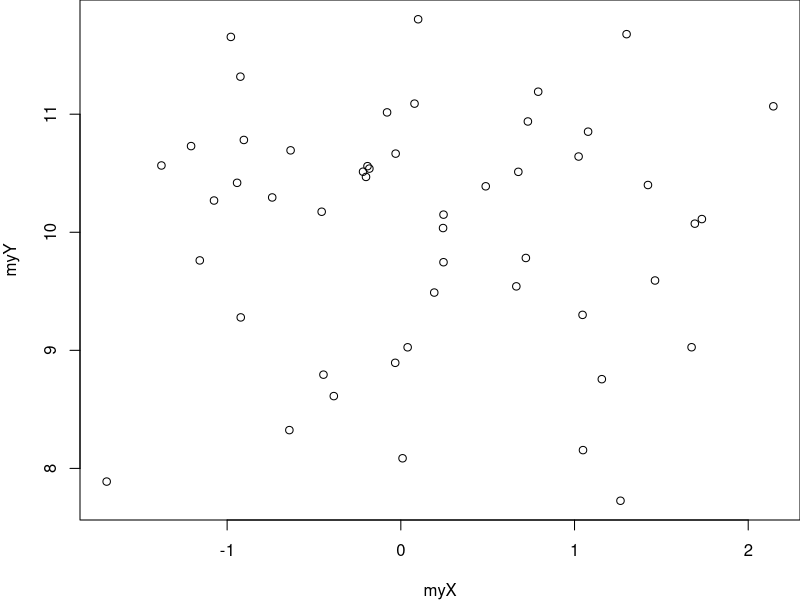
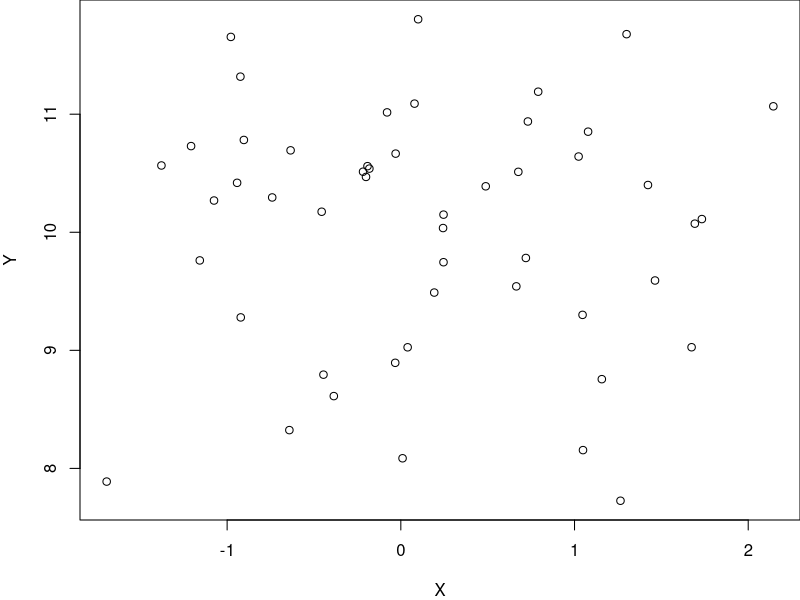
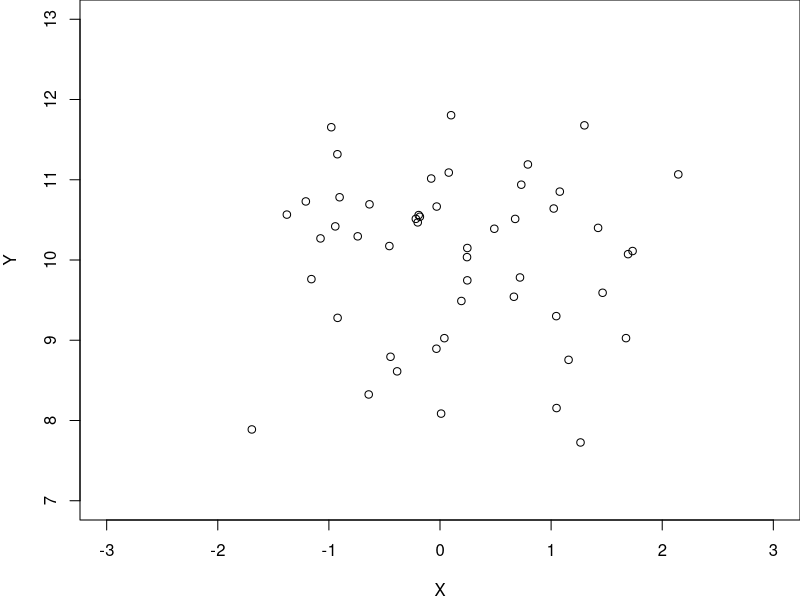
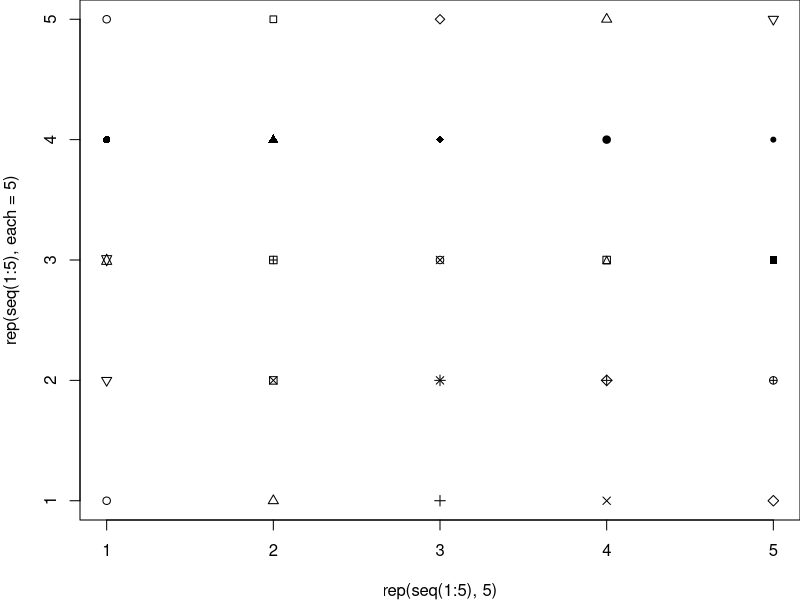
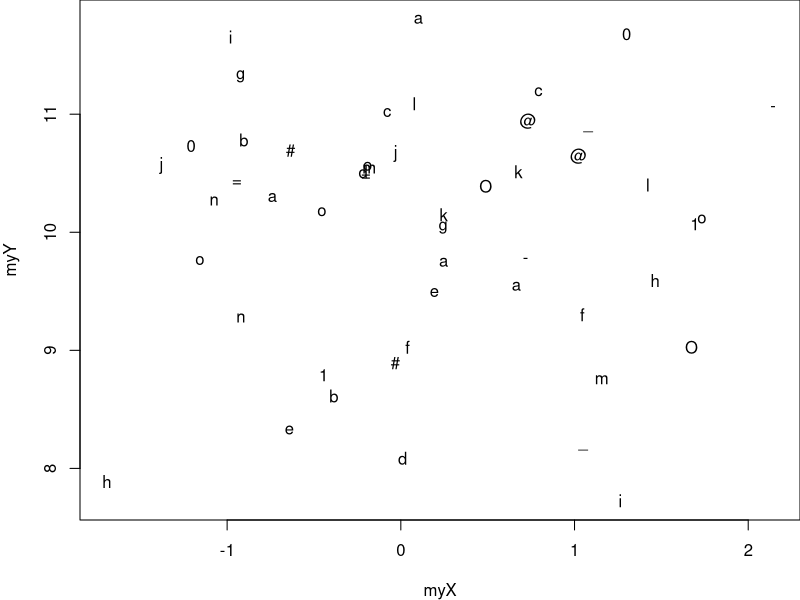
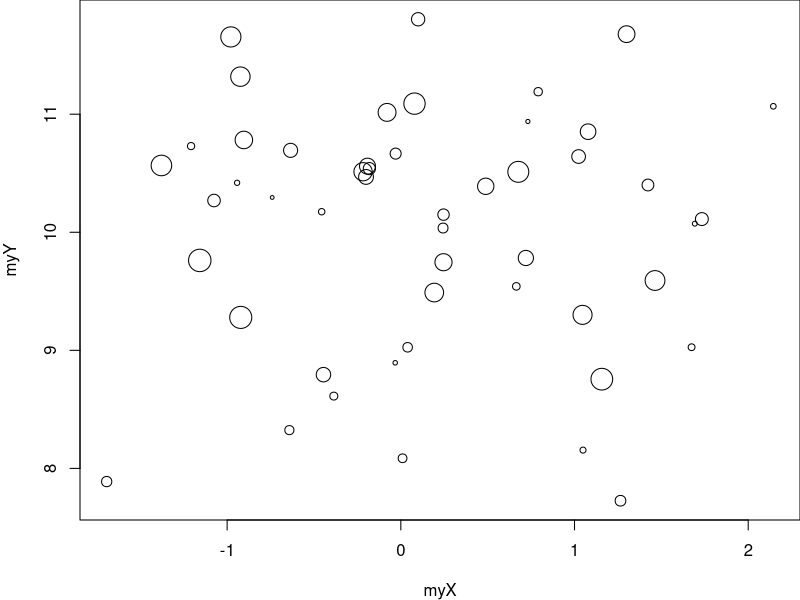
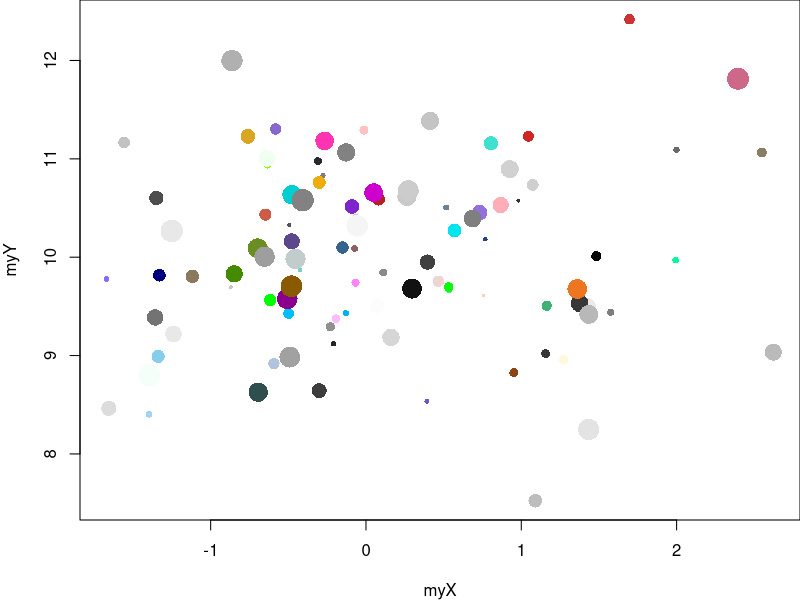
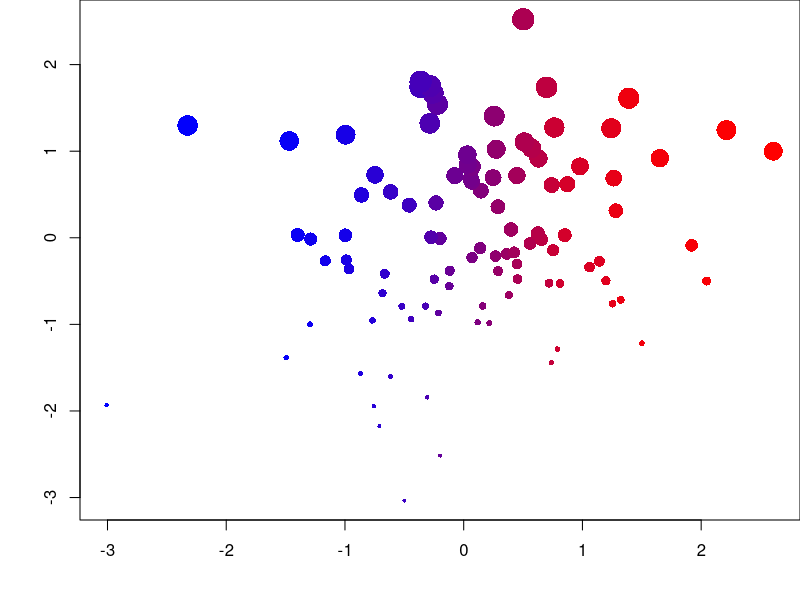

The R source for these figures, in order:
## ---- chunk 1
op <- par(no.readonly = TRUE)
## ---- chunk 2
# tirage aléatoire de 50 valeurs dans une loi Normale
myX <- rnorm(50, mean = 0, sd = 1) 
myY <- rnorm(50, mean = 10, sd = 1)
par(mar = c(4, 4, 0, 0)) # réduction des marges
plot(x = myX, y = myY)
## ---- chunk 3
par(mar = c(4, 4, 0, 0)) # réduction des marges
plot(x = myX, y = myY, 
  xlab = "X", ylab = "Y")
## ---- chunk 4
par(mar = c(4, 4, 0, 0)) # réduction des marges
plot(x = myX, y = myY, 
  xlab = "X", ylab = "Y", 
  xlim = c(-3, 3), ylim = c(7, 13))
## ---- chunk 5
par(mar = c(4, 4, 0, 0)) # réduction des marges
plot(x = rep(seq(1:5), 5), y = rep(seq(1:5), each = 5),
  pch = 1:25)
plot(x = myX, y = myY, 
  pch = c(
    "a", "@", "#", "1", "=", "-", "_", "o", "O", "0", 
    letters[1:15]))
## ---- chunk 6
par(mar = c(4, 4, 0, 0)) # réduction des marges
plot(x = myX, y = myY, 
  cex = seq(from = 0.5, to = 3, length.out = 50))
## ---- chunk 7
myX <- rnorm(100, mean = 0, sd = 1)
myY <- rnorm(100, mean = 10, sd = 1)
par(mar = c(4, 4, 0, 0)) # réduction des marges
plot(x = myX, y = myY, 
  cex = seq(from = 0.5, to = 3, length.out = 100),
  pch = 16,
  col = sample(colors(), 100))
## ---- chunk 8
myX <- rnorm(100)
myY <- rnorm(100)
dfGraph <- data.frame(myX, myY)
dfGraph <- dfGraph[order(dfGraph$myX),]
dfGraph$myCol <- colorRampPalette(c("blue", "red"))(100)
dfGraph <- dfGraph[order(dfGraph$myY),]
dfGraph$myCex <- seq(from = 0.5, to = 3, length.out = 100)
par(mar = c(4, 4, 0, 0)) # réduction des marges
plot(x = dfGraph$myX, y = dfGraph$myY, 
  cex = dfGraph$myCex, pch = 16, col = dfGraph$myCol, 
  xlab = "", ylab = "")
## ---- chunk 9
myX <- 1:20
myY <- rnorm(20, mean = 10, sd = 1)
par(mar = c(4, 4, 0, 0)) # réduction des marges
plot(x = myX, y = myY, 
  type = 'b') # 'p', 'l', 'b', 'c', 'o', 'h', 's', 'S', 'n'
## ---- chunk 10
par(mfrow = c(1, 2), mar = c(4, 4, 0, 0))
plot(x = myX, y = myY, 
  type = 'b', pch = 16, cex = 3) 
grid(lwd = 3, lty = 1)
plot(x = myX, y = myY, 
  type = 'b', pch = 16, cex = 3, 
  panel.first = grid(lwd = 3, lty = 1)) 
par(mfrow = c(1, 1))
## ---- chunk 11
op <- par(no.readonly = TRUE)
par(mfrow = c(2, 2), mar = c(2, 2, 1, 1))
graph4 <- lapply(1:4, function(i){
  plot(x = rnorm(100), 
    y = rnorm(100), 
    col = i, pch = 16)
})
par(op)
## ---- chunk 12
myX <- rnorm(100)
myY <- rnorm(100)
par(mar = c(4, 4, 0, 0)) 
plot(x = myX, y = myY, 
  xlim = c(-4, 4), ylim = c(-4, 4),   
  pch = 16, cex = 1.5, 
  col = sample(colors(), size = 100),
  panel.first = {
    grid()
    abline(v = c(min(myX), max(myX)), lty = 2)
    abline(h = c(min(myY), max(myY)), lty = 2)
    abline(v = mean(myX), lty = 1)
    abline(h = mean(myY), lty = 1)
})
## ---- chunk 13
op <- par(no.readonly = TRUE)
par(mfrow = c(2, 2), mar = c(2, 2, 1, 1))
myX <- list(
  rnorm(1000),
  rgamma(1000, shape = 1),
  sample(1:100, size = 1000, replace = TRUE),
  rbeta(1000, shape1 = 1, shape2 = 2)
)
myTitle <- c("Normal", "Gamma", "Uniform", "Beta")
tr <- lapply(1:4, function(i){
  hist(myX[[i]], 
    col = heat.colors(15), 
    main = myTitle[i]
  )
})
par(op)
## ---- chunk 14
myX <- c(4, 5, 8)
par(mar = c(3, 3, 1, 1)) 
barplot(myX, names.arg = c("A", "B", "C"))
## ---- chunk 15
op <- par(no.readonly = TRUE)
par(mfrow = c(1, 2), mar = c(2, 2, 1, 1))
myX <- matrix(c(4, 5, 8, 4, 6, 2), nrow = 2)
barplot(myX, names.arg = c("A", "B", "C"))
myX <- matrix(c(4, 5, 8, 4, 6, 2, 3, 4, 5), nrow = 3)
barplot(myX, names.arg = c("A", "B", "C"))
par(op)
## ---- chunk 16
n <- 50
myX <- rnorm(n)
myY <- rnorm(n)
myCol <- c(2, sample(c(4, 2), size = (n - 1), replace = TRUE))
myColors <- colorRampPalette(c("blue", "red"))(100)
myYCut <- cut(myY, breaks = -4:4)
myXCut <- cut(myX, breaks = -4:4)
myYCutCol <- table(myCol, myYCut)
myXCutCol <- table(myCol, myXCut)
xCol <- round(
  myXCutCol[1,] / (myXCutCol[1,] + myXCutCol[2,]) * 100
)
xCol[is.na(xCol) | xCol == 0] <- 1
yCol <- round(
  myYCutCol[1,] / (myYCutCol[1,] + myYCutCol[2,]) * 100
)
yCol[is.na(yCol) | yCol == 0] <- 1
op <- par(no.readonly = TRUE)
par(mar = c(2, 3, 1, 1))
layout(matrix(c(1, 1, 0, 
                2, 2, 3, 
                2, 2, 3), ncol = 3, byrow = TRUE))
barplot(table(myXCut), las = 1, col = myColors[xCol])
plot(x = myX, y = myY, col = myCol, pch = 16, 
  xlim = c(-4, 4), ylim = c(-4, 4), cex = 1.5, 
  panel.first = grid())
barplot(
  table(myYCut), 
  las = 1, 
  horiz = TRUE, 
  col = myColors[yCol])
par(op)
## ---- chunk 17
graphBarplotCol <- function(n){
  myX <- rnorm(n)
  myY <- rnorm(n)
  myCol <- c(2, sample(c(4, 2), size = (n - 1), replace = TRUE))
  myColors <- colorRampPalette(c("blue", "red"))(100)
  myYCut <- cut(myY, breaks = -4:4)
  myXCut <- cut(myX, breaks = -4:4)
  myYCutCol <- table(myCol, myYCut)
  myXCutCol <- table(myCol, myXCut)
  xCol <- round(
    myXCutCol[1,] / (myXCutCol[1,] + myXCutCol[2,]) * 100
  )
  xCol[is.na(xCol) | xCol == 0] <- 1
  yCol <- round(
    myYCutCol[1,] / (myYCutCol[1,] + myYCutCol[2,]) * 100
  )
  yCol[is.na(yCol) | yCol == 0] <- 1
  op <- par(no.readonly = TRUE)
  par(mar = c(2, 3, 1, 1))
  layout(matrix(c(1, 1, 0, 
                  2, 2, 3, 
                  2, 2, 3), ncol = 3, byrow = TRUE))
  barplot(table(myXCut), las = 1, col = myColors[xCol])
  plot(x = myX, y = myY, col = myCol, pch = 16, 
    xlim = c(-4, 4), ylim = c(-4, 4), cex = 1.5, 
    panel.first = grid())
  barplot(
    table(myYCut), 
    las = 1, 
    horiz = TRUE, 
    col = myColors[yCol])
  par(op)
}
graphBarplotCol(n = 1000)
## ---- chunk 18
par(mar = c(3, 1, 1, 1)) # réduction des marges
barplot(rnorm(20), horiz = TRUE, col = rainbow(20))
## ---- chunk 19
gender <- data.frame(
  m = cut(sample(1:75, 1000, replace = TRUE), 
    breaks = seq(from = 0, to = 80, by = 10)), 
  f = cut(sample(1:75, 1000, replace = TRUE), 
    breaks = seq(from = 0, to = 80, by = 10))
)
op <- par(no.readonly = TRUE)
par(mfrow = c(1, 2), mar = c(2, 1, 2, 1))
barplot(-table(gender$f), horiz = TRUE, col = "salmon")
barplot(table(gender$m), horiz = TRUE, col = "lightblue")
par(op)
## ---- chunk 20
df <- data.frame(
  box1 = rnorm(1000), 
  box2 = rgamma(1000, shape = 1), 
  box3 = sample(-3:3, size = 1000, replace = TRUE),
  box4 = rbeta(1000, shape1 = 1, shape2 = 2)
)
par(mar = c(4, 4, 0, 0)) # réduction des marges
boxplot(df, col = c(rgb(0, 94, 255, maxColorValue = 255),  
  rgb(255, 0, 174, maxColorValue = 255),  
  rgb(255, 136, 0, maxColorValue = 255),  
  rgb(119, 255, 0, maxColorValue = 255)))
## ---- chunk 21
df$cat <- sample(
  c("w", "x", "y", "z"), 
  size = 1000, 
  replace = TRUE)
par(mar = c(4, 4, 0, 0)) 
boxplot(df$box3 ~ df$cat, 
  col = c(rgb(0, 94, 255, maxColorValue = 255),  
    rgb(255, 0, 174, maxColorValue = 255),  
    rgb(255, 136, 0, maxColorValue = 255),  
    rgb(119, 255, 0, maxColorValue = 255)), 
  ylab = "Box3")
df$cat2 <- sample(1:3, size = 1000, replace = TRUE)
par(mar = c(4, 4, 0, 0)) 
boxplot(df$box4 ~ df$cat*df$cat2, col = c(
  rgb(0, 94, 255, maxColorValue = 255),  
  rgb(255, 0, 174, maxColorValue = 255),  
  rgb(255, 136, 0, maxColorValue = 255),  
  rgb(119, 255, 0, maxColorValue = 255)), ylab = "Box4")
## ---- chunk 22
df$cat <- sample(
  c("w", "x", "y", "z"), 
  size = 1000, 
  replace = TRUE)
par(mar = c(4, 4, 0, 0)) 
boxplot(df$box2 ~ df$cat, horizontal = TRUE, 
  col = c(rgb(255, 110, 0, maxColorValue = 255),  
  rgb(230, 255, 0, maxColorValue = 255),  
  rgb(0, 178, 255, maxColorValue = 255),  
  rgb(166, 0, 255, maxColorValue = 255)), xlab = "Box2")
